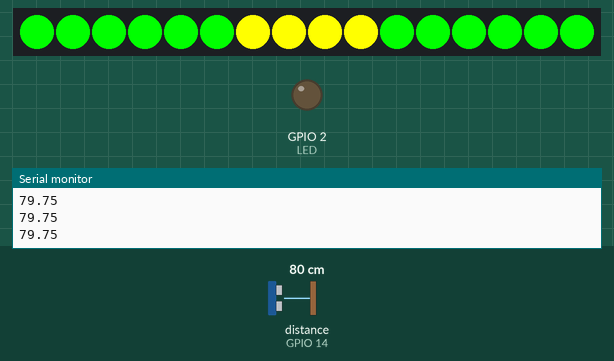
Simulated run of this sketch. Board: ESP8266 (NodeMCU). Parts: 16 RGB LEDs in strip order, left to right, output pins drawn as LEDs (lit = HIGH), the last lines printed to the serial monitor. Wiring (inferred from the names in the program): ultrasonic range finder: trigger GPIO 13; echo GPIO 14. Inputs (shaded band) come from the test bench; at power-on: distance to the obstacle (sensor on GPIO 14) 80 cm. The echo pulse lasts 58.3 µs per cm; WiFi joins after 1.5 s; servers stay silent unless stated; pins used as bus, display or sensor lines are not drawn.

Above: at 2.7 s.
2.8 s: distance to the obstacle (sensor on GPIO 14) set to 2 cm
At 2.95 s:
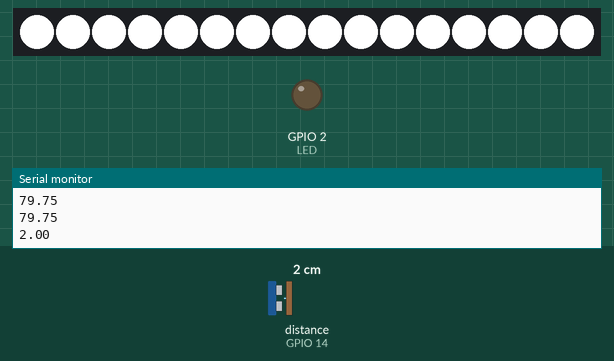
5.2 s: distance to the obstacle (sensor on GPIO 14) set to 35 cm
At 6.4 s:
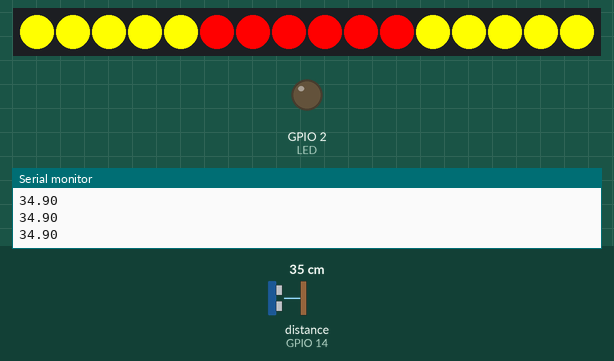
6.7 s: distance to the obstacle (sensor on GPIO 14) set to 120 cm
At 7.5 s:
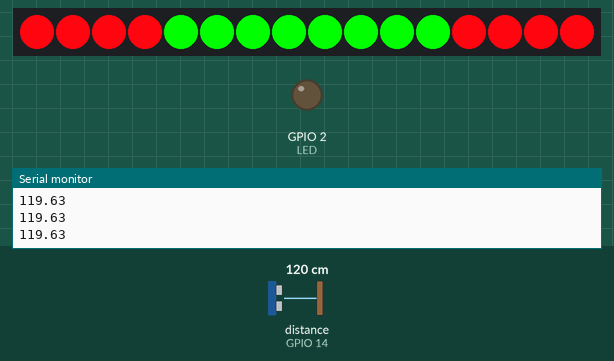
8.2 s: distance to the obstacle (sensor on GPIO 14) set to 97 cm
At 8.7 s:
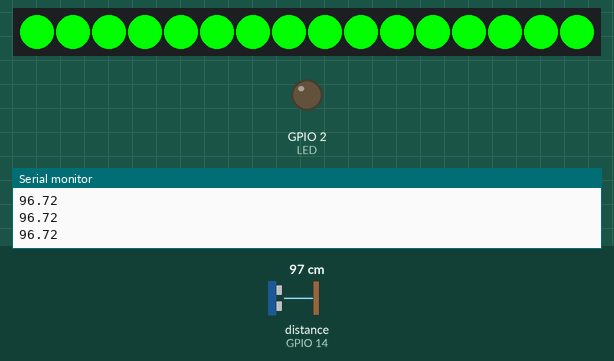
9.7 s: distance to the obstacle (sensor on GPIO 14) set to 153 cm
At 10.0 s:
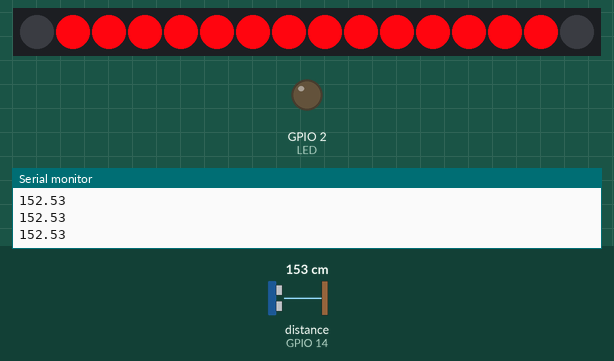
11.2 s: distance to the obstacle (sensor on GPIO 14) set to 4 cm
At 11.65 s:
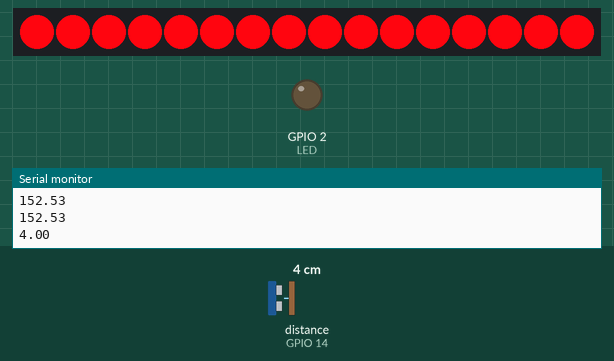
Timing chart, 0 to 14.2 s (numbered marks = the images above; inputs shaded):
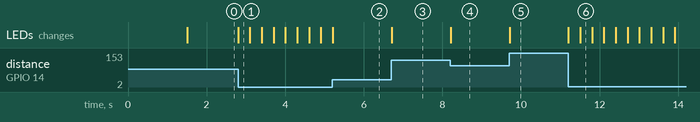

Measured:
- after the input at 2.8 s, the LEDs: change at once (image 1)
- after the input at 5.2 s, the LEDs: change at once (image 2)
- after the input at 6.7 s, the LEDs: change at once (image 3)
- after the input at 8.2 s, the LEDs: change at once (image 4)
- after the input at 9.7 s, the LEDs: change at once (image 5)
- after the input at 11.2 s, the LEDs: first change at once (image 6 shows a later state)

The sketch:

parking_sensor_v4.ino
```cpp
#include <ESP8266WiFi.h>    // Ou use #include <WiFi.h> se for ESP32
#include <ArduinoOTA.h>
#include <Adafruit_NeoPixel.h>

#define N_LEDS      16    // Ajuste para o número de LEDs
#define PIN         0
#define LED         2
#define trigPin     13
#define echoPin     14

// Definições de thresholds
int offThreshhold   = 200;
int closeThreshhold = 150;
int safeThreshhold  = 100;
int tooClose        =  50;
int stop            =  20;
int wait = 10 * 1000;        // Tempo de espera em milissegundos
float gap = 1.5;             // Threshold de ruído para detectar movimento

// Definindo cores
Adafruit_NeoPixel strip = Adafruit_NeoPixel(N_LEDS, PIN, NEO_GRB + NEO_KHZ800);
uint32_t white = strip.Color(255, 255, 255);
uint32_t off = strip.Color(0, 0, 0);
uint32_t red = strip.Color(255, 5, 15);
uint32_t yellow = strip.Color(0, 255, 0);
uint32_t green = strip.Color(255, 255, 0);
uint32_t purple = strip.Color(255, 0, 0);

// Variáveis para o sensor ultrassônico
long duration;
float distancecm;
float oldDistance = 0;

unsigned long changeTime;
boolean noChange = false;
boolean sleepTime = false;
boolean even = true;
int middle = 0;
int range;
int adj = 1;
int adj2 = 0;

const char *ssid = "JPL |||";          // Substitua pelo seu SSID
const char *password = "1123@juarez";  // Substitua pela sua senha

void setup() {
  pinMode(trigPin, OUTPUT);
  pinMode(echoPin, INPUT);
  pinMode(LED, OUTPUT);
  digitalWrite(LED, LOW);

  middle = N_LEDS / 2;
  if (N_LEDS % 2 == 1) {
    even = false;
  }
  if (even == true) {
    adj = 1;
    adj2 = 0;
  } else {
    adj = 0;
    adj2 = 1;
  }

  Serial.begin(115200);
  strip.begin();

  // Conexão Wi-Fi
  WiFi.begin(ssid, password);
  while (WiFi.status() != WL_CONNECTED) {
    delay(500);
    Serial.print(".");
  }
  Serial.println("Connected to WiFi");

  // Configuração OTA
  ArduinoOTA.setHostname("ESP8266_LED_parking_sensor");
  ArduinoOTA.setPassword("12345678");  // Defina sua senha aqui

  ArduinoOTA.onStart([]() {
    String type = (ArduinoOTA.getCommand() == U_FLASH) ? "sketch" : "filesystem";
    Serial.println("Iniciando atualização OTA: " + type);
  });
  ArduinoOTA.onEnd([]() {
    Serial.println("\nAtualização concluída.");
  });
  ArduinoOTA.onProgress([](unsigned int progress, unsigned int total) {
    Serial.printf("Progresso OTA: %u%%\r", (progress / (total / 100)));
  });
  ArduinoOTA.onError([](ota_error_t error) {
    Serial.printf("Erro OTA [%u]: ", error);
    if (error == OTA_AUTH_ERROR) {
      Serial.println("Falha de autenticação");
    } else if (error == OTA_BEGIN_ERROR) {
      Serial.println("Falha ao iniciar");
    } else if (error == OTA_CONNECT_ERROR) {
      Serial.println("Falha de conexão");
    } else if (error == OTA_RECEIVE_ERROR) {
      Serial.println("Falha ao receber");
    } else if (error == OTA_END_ERROR) {
      Serial.println("Falha ao finalizar");
    }
  });

  ArduinoOTA.begin();
}

void loop() {
  ArduinoOTA.handle();  // Chama a função OTA dentro do loop

  digitalWrite(trigPin, LOW);
  delayMicroseconds(2);
  digitalWrite(trigPin, HIGH);
  delayMicroseconds(10);
  digitalWrite(trigPin, LOW);

  duration = pulseIn(echoPin, HIGH);
  distancecm = duration * .0342 / 2;
  Serial.println(distancecm);

  sleep();
}

void sleep() {
  if (distancecm >= oldDistance) {
    if (distancecm - oldDistance <= gap) {
      noChange = true;
    } else {
      noChange = false;
    }
  } else {
    if (oldDistance - distancecm <= gap) {
      noChange = true;
    } else {
      noChange = false;
    }
  }

  if (noChange == true) {
    if (millis() - changeTime > wait) {
      sleepTime = true;
    }
  } else {
    sleepTime = false;
  }

  if (distancecm > offThreshhold || sleepTime == true) {
    for (int i = 0; i < N_LEDS; i++) {
      strip.setPixelColor(i, off);
    }
    strip.show();
  } else {
    colorChange2();
    if (noChange == false) {
      changeTime = millis();
      oldDistance = distancecm;
    }
  }
}

void colorChange2() {
  if (distancecm <= offThreshhold && distancecm > closeThreshhold) {
    range = map(distancecm, offThreshhold, closeThreshhold, 0, middle + adj2);
    for (int i = 0; i < N_LEDS; i++) {
      strip.setPixelColor(i, off);
    }
    for (int i = 0; i < range; i++) {
      strip.setPixelColor(middle + i, red);
      strip.setPixelColor(middle - adj - i, red);
    }
  } else if (distancecm <= closeThreshhold && distancecm > safeThreshhold) {
    range = map(distancecm, closeThreshhold, safeThreshhold, 0, middle + adj2);
    for (int i = 0; i < N_LEDS; i++) {
      strip.setPixelColor(i, red);
    }
    for (int i = 0; i < range; i++) {
      strip.setPixelColor(middle + i, yellow);
      strip.setPixelColor(middle - adj - i, yellow);
    }
  } else if (distancecm <= safeThreshhold && distancecm > tooClose) {
    range = map(distancecm, safeThreshhold, tooClose, 0, middle + adj2);
    for (int i = 0; i < N_LEDS; i++) {
      strip.setPixelColor(i, yellow);
    }
    for (int i = 0; i < range; i++) {
      strip.setPixelColor(middle + i, green);
      strip.setPixelColor(middle - adj - i, green);
    }
  } else if (distancecm <= tooClose && distancecm > stop) {
    range = map(distancecm, tooClose, stop, 0, middle + adj2);
    for (int i = 0; i < N_LEDS; i++) {
      strip.setPixelColor(i, green);
    }
    for (int i = 0; i < range; i++) {
      strip.setPixelColor(middle + i, purple);
      strip.setPixelColor(middle - adj - i, purple);
    }
  } else if (distancecm < stop) {
    for (int i = 0; i < N_LEDS; i++) {
      strip.setPixelColor(i, white);
    }
    strip.show();
    delay(300);
    for (int i = 0; i < N_LEDS; i++) {
      strip.setPixelColor(i, red);
    }
    strip.show();
    delay(300);
  }
  strip.show();
}

uint32_t Wheel(byte WheelPos) {
  if (WheelPos < 85) {
    return strip.Color(WheelPos * 3, 255 - WheelPos * 3, 0);
  } else if (WheelPos < 170) {
    WheelPos -= 85;
    return strip.Color(255 - WheelPos * 3, 0, WheelPos * 3);
  } else {
    WheelPos -= 170;
    return strip.Color(0, WheelPos * 3, 255 - WheelPos * 3);
  }
}
```
